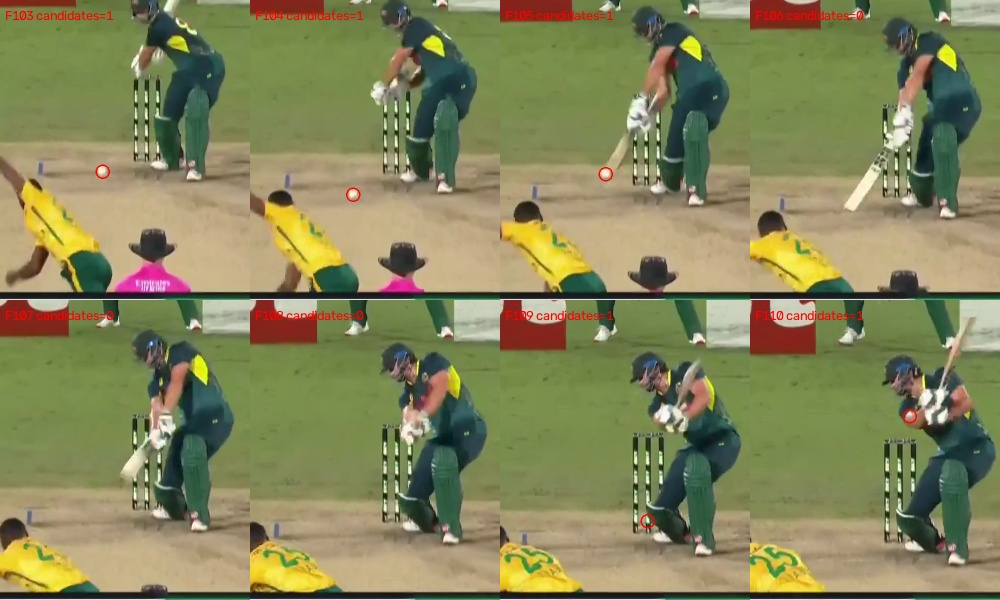
#> input picture analysis/event_diagnosis/C4_review.jpg, 1000 x 600 px
$ python -i find_delivery_segment.py   (imports and definitions only)
#> lines starting #> are read from the running program, lines starting #| are printed output that depends on the picture; after the words box and inside, x2 and y2 are one past the last pixel; in counts of white or black regions, pixels touching at a corner belong together
#> further down, picture is the input picture: shape (600, 1000, 3); mean B, G, R 90, 133.5, 133.5
"""Pick out the delivery-camera segment by content, not position.

The delivery view has a distinctive signature no other broadcast angle shares:
a long, roughly-vertical strip of pitch-brown running most of the frame's
height, narrower than it is tall (the camera looks straight down the pitch).
Wide fielding shots show the pitch as a small squat patch; close-ups show no
usable pitch at all. Score every cut segment on this and take the best.
"""
import sys
import cv2
import numpy as np

def cut_segments(path, thresh=0.35):
    cap = cv2.VideoCapture(path)
    prev, diffs, i = None, [], 0
    while True:
        ok, frame = cap.read()
        if not ok:
            break
        small = cv2.resize(frame, (160, 90))
        hist = cv2.calcHist([small], [0, 1, 2], None, [8, 8, 8], [0, 256, 0, 256, 0, 256])
        hist = cv2.normalize(hist, hist).flatten()
        if prev is not None:
            d = cv2.compareHist(prev, hist, cv2.HISTCMP_BHATTACHARYYA)
            if d > thresh:
                diffs.append(i)
        prev = hist
        i += 1
    cap.release()
    bounds = [0] + diffs + [i]
    return [(a, b) for a, b in zip(bounds[:-1], bounds[1:]) if b - a >= 5]

def pitch_score(frame):
    hsv = cv2.cvtColor(frame, cv2.COLOR_BGR2HSV)
#> hsv: shape (600, 1000, 3); mean H, S, V 36.8, 101.4, 144.2
    # cricket pitch: dry tan/brown -- low saturation, mid-high value, warm hue
    mask = cv2.inRange(hsv, (5, 20, 90), (35, 140, 220))
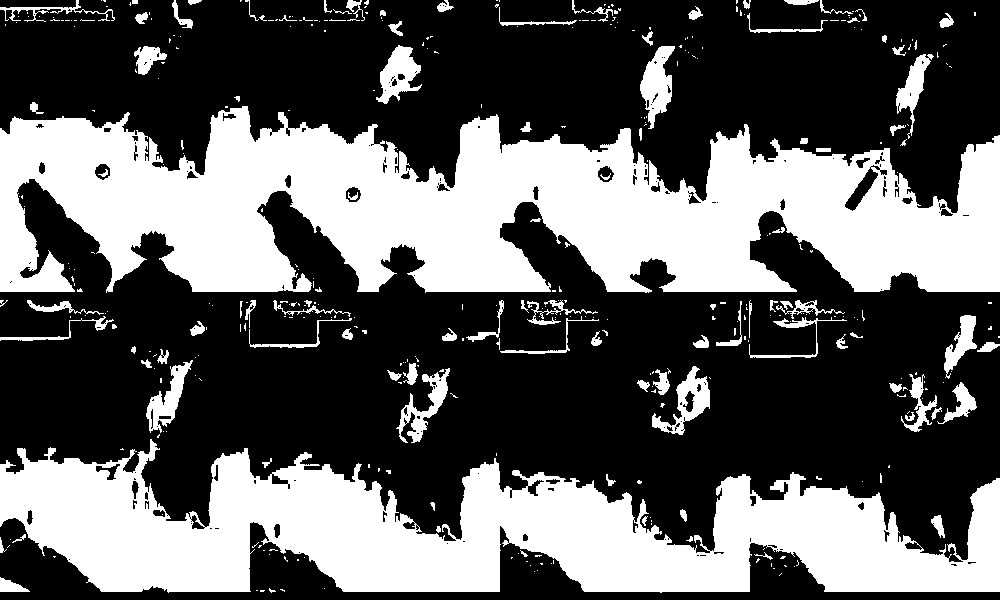
#> mask: shape (600, 1000); 37.4% white; 401 white regions (298 under 20 px), largest, box (x1, y1, x2, y2) and area: (0, 106, 1000, 293) 119242, (0, 439, 1000, 593) 84366, (640, 46, 675, 129) 1546
    mask = cv2.morphologyEx(mask, cv2.MORPH_OPEN, np.ones((5, 5), np.uint8))
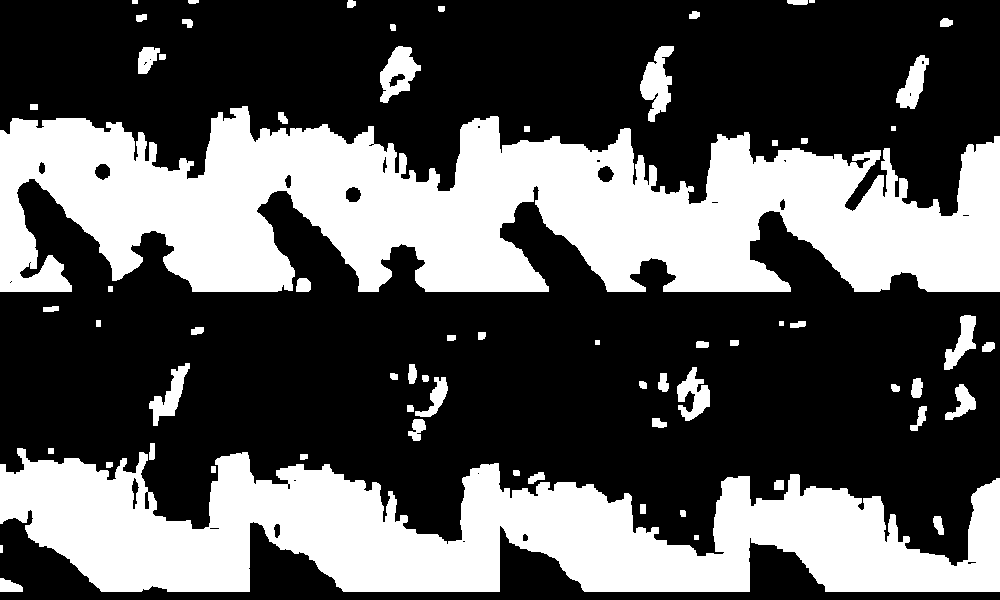
#> mask: shape (600, 1000); 35.2% white; 67 white regions (1 under 20 px), largest, box (x1, y1, x2, y2) and area: (0, 106, 1000, 292) 117210, (0, 448, 1000, 592) 81852, (640, 46, 674, 122) 1415
    mask = cv2.morphologyEx(mask, cv2.MORPH_CLOSE, np.ones((15, 15), np.uint8))
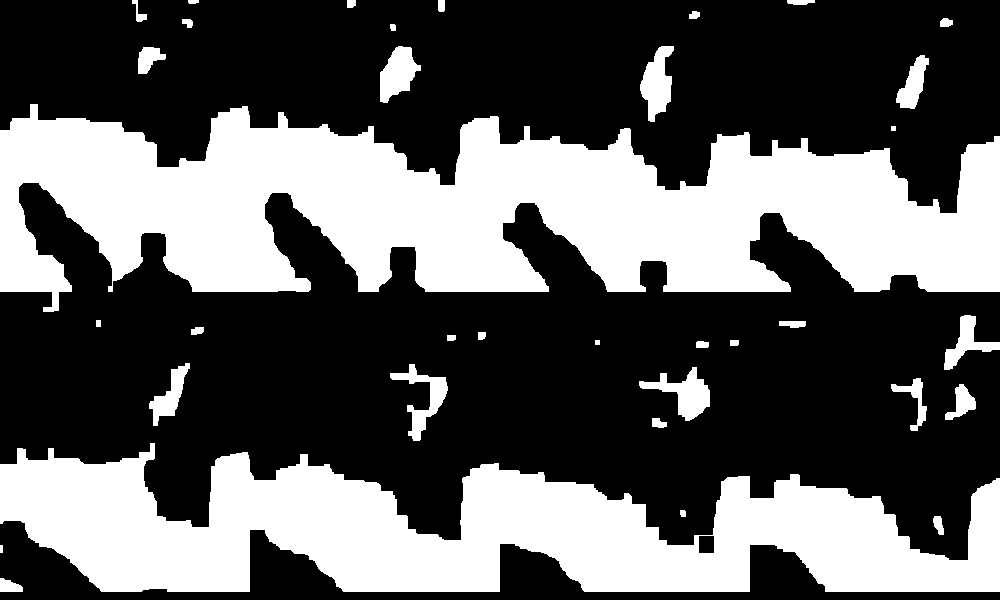
#> mask: shape (600, 1000); 36.9% white; 35 white regions, largest, box (x1, y1, x2, y2) and area: (0, 104, 1000, 312) 123195, (0, 443, 1000, 592) 86161, (639, 367, 710, 421) 1561
    n, labels, stats, _ = cv2.connectedComponentsWithStats(mask, connectivity=8)
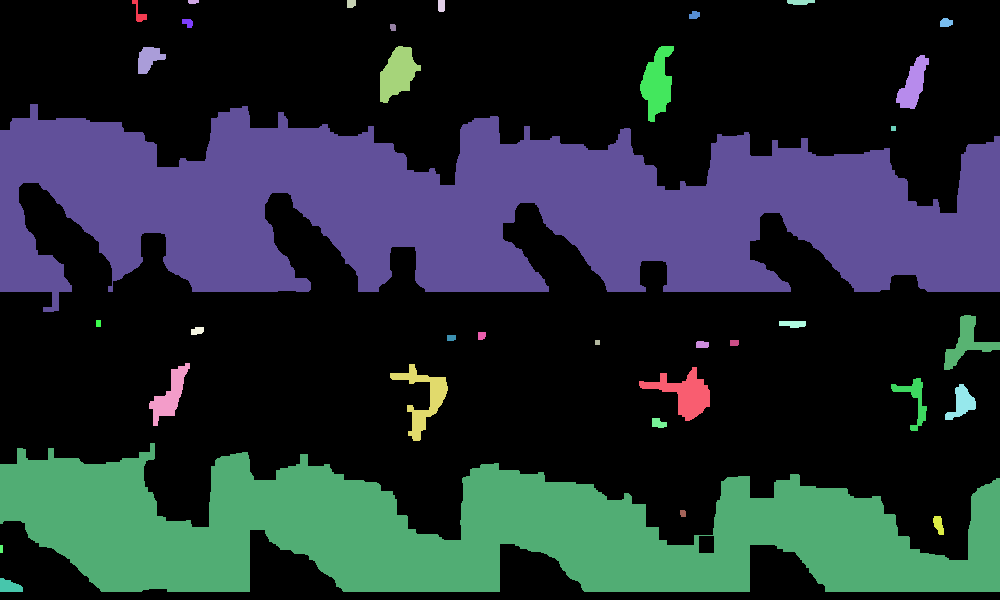
#> labels: shape (600, 1000) int32; 36 distinct labels, from 0 to 35; one colour per label, 0 black
#> n = 36; stats = 36 rows, first 6: [0, 0, 1000, 600, 378393], [132, 0, 15, 22, 122], [188, 0, 11, 4, 40], [347, 0, 9, 8, 67], [438, 0, 7, 12, 82], [787, 0, 28, 5, 118]
    if n <= 1:
        return 0.0, None
    # largest blob = candidate pitch
    idx = 1 + int(np.argmax(stats[1:, cv2.CC_STAT_AREA]))
#> idx = 14
    x, y, w, h, area = stats[idx]
#> x = 0; y = 104; w = 1000; h = 208; area = 123195
    H, W = frame.shape[:2]
#> H = 600; W = 1000
    if area < 0.01 * W * H:
        return 0.0, None
    aspect = h / max(w, 1)                     # tall & narrow = looking down the pitch
#> aspect = 0.208
    centered = 1.0 - abs((x + w / 2) - W / 2) / (W / 2)
#> centered = 1
    frac_h = h / H                              # spans a good chunk of frame height
#> frac_h = 0.347
    score = aspect * centered * frac_h
#> score = 0.0721
    return float(score), (x, y, w, h)

def main():
    path = sys.argv[1]
    segs = cut_segments(path)
    cap = cv2.VideoCapture(path)
    results = []
    for (a, b) in segs:
        mid = (a + b) // 2
        cap.set(cv2.CAP_PROP_POS_FRAMES, mid)
        ok, frame = cap.read()
        if not ok:
            continue
        score, box = pitch_score(frame)
        results.append((a, b, mid, score, box))
    cap.release()
    results.sort(key=lambda r: -r[3])
    print(path)
    for a, b, mid, score, box in results:
        tag = '  <-- picked' if (a, b) == (results[0][0], results[0][1]) else ''
        print(f'  seg {a:4d}-{b:4d} (mid {mid:4d})  pitch_score={score:.3f}  box={box}{tag}')

# [2 lines not run here, left out]

>>> import cv2
>>> picture = cv2.imread('../../analysis/event_diagnosis/C4_review.jpg')
>>> result = pitch_score(picture)
#> result = (0.0721, (0, 104, 1000, 208))
